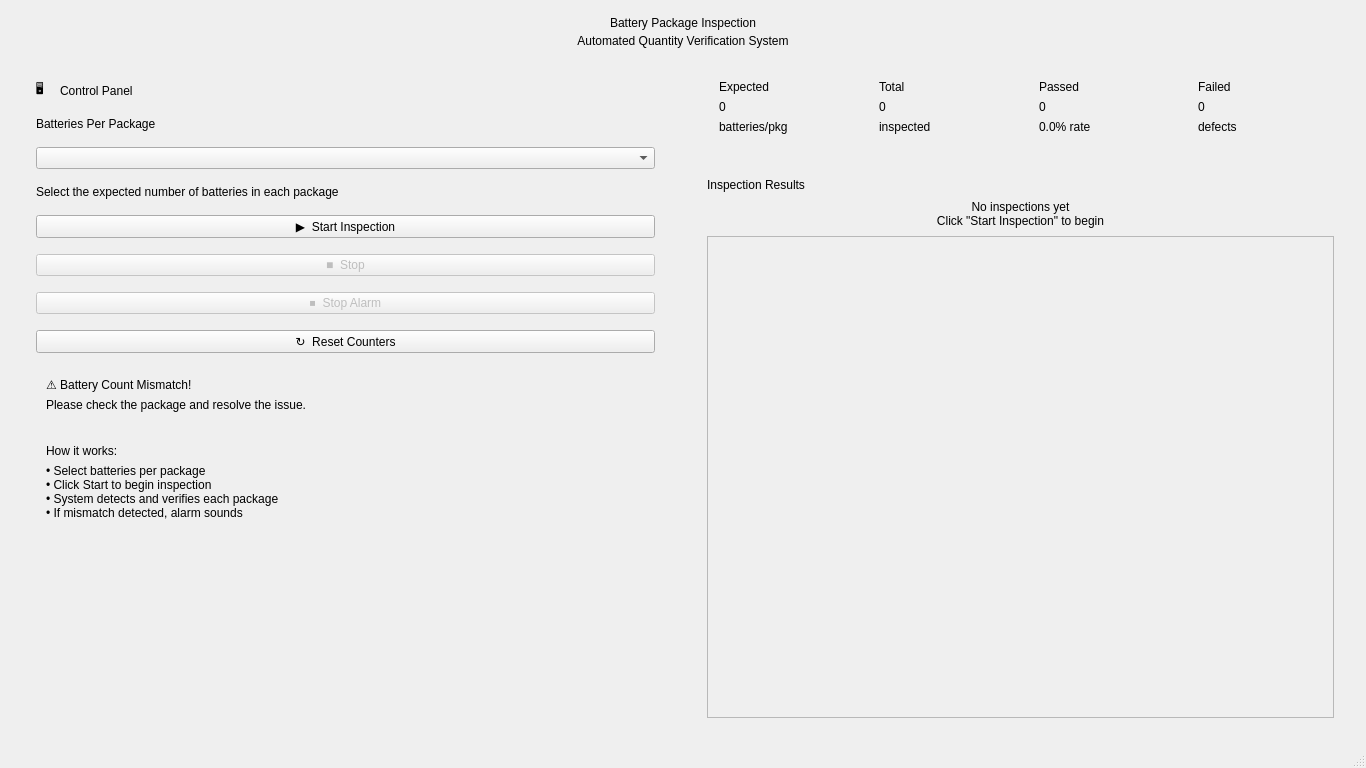
<?xml version="1.0" encoding="UTF-8"?>
<ui version="4.0">
 <class>MainWindow</class>
 <widget class="QMainWindow" name="MainWindow">
  <property name="geometry">
   <rect>
    <x>0</x>
    <y>0</y>
    <width>1366</width>
    <height>768</height>
   </rect>
  </property>
  <property name="windowTitle">
   <string>Battery Package Inspection</string>
  </property>
  <widget class="QWidget" name="centralwidget">
   <!-- Overall vertical layout: header at the top, main content on the left and right below. -->
   <layout class="QVBoxLayout" name="mainVertical">
    <property name="leftMargin">
     <number>16</number>
    </property>
    <property name="topMargin">
     <number>16</number>
    </property>
    <property name="rightMargin">
     <number>16</number>
    </property>
    <property name="bottomMargin">
     <number>16</number>
    </property>
    <property name="spacing">
     <number>12</number>
    </property>
    <!-- Top Header -->
    <item>
     <widget class="QFrame" name="header_frame">
      <property name="frameShape">
       <enum>QFrame::NoFrame</enum>
      </property>
      <layout class="QVBoxLayout" name="verticalLayout_header">
       <property name="leftMargin">
        <number>0</number>
       </property>
       <property name="topMargin">
        <number>0</number>
       </property>
       <property name="rightMargin">
        <number>0</number>
       </property>
       <property name="bottomMargin">
        <number>0</number>
       </property>
       <property name="spacing">
        <number>4</number>
       </property>
       <item>
        <widget class="QLabel" name="title_main">
         <property name="text">
          <string>Battery Package Inspection</string>
         </property>
         <property name="alignment">
          <set>Qt::AlignHCenter|Qt::AlignVCenter</set>
         </property>
        </widget>
       </item>
       <item>
        <widget class="QLabel" name="title_sub">
         <property name="text">
          <string>Automated Quantity Verification System</string>
         </property>
         <property name="alignment">
          <set>Qt::AlignHCenter|Qt::AlignVCenter</set>
         </property>
        </widget>
       </item>
      </layout>
     </widget>
    </item>
    <!-- Main Content: Left Control Panel + Right Statistics + Results -->
    <item>
     <layout class="QHBoxLayout" name="horizontalLayout_main">
      <property name="spacing">
       <number>16</number>
      </property>
      <!-- LEFT PANEL : CONTROL -->
      <item>
       <widget class="QFrame" name="controlCard">
        <property name="frameShape">
         <enum>QFrame::NoFrame</enum>
        </property>
        <layout class="QVBoxLayout" name="verticalLayout_control">
         <property name="leftMargin">
          <number>20</number>
         </property>
         <property name="topMargin">
          <number>20</number>
         </property>
         <property name="rightMargin">
          <number>20</number>
         </property>
         <property name="bottomMargin">
          <number>20</number>
         </property>
         <property name="spacing">
          <number>16</number>
         </property>
         <!-- Control Panel Header -->
         <item>
          <layout class="QHBoxLayout" name="horizontalLayout_cpHeader">
           <item>
            <widget class="QLabel" name="label_cp_icon">
             <property name="text">
              <string>🖥️</string>
             </property>
            </widget>
           </item>
           <item>
            <widget class="QLabel" name="label_cp_title">
             <property name="text">
              <string>Control Panel</string>
             </property>
            </widget>
           </item>
           <item>
            <spacer name="horizontalSpacer_cp">
             <property name="orientation">
              <enum>Qt::Horizontal</enum>
             </property>
             <property name="sizeHint" stdset="0">
              <size>
               <width>40</width>
               <height>20</height>
              </size>
             </property>
            </spacer>
           </item>
          </layout>
         </item>
         <!-- Batteries per package -->
         <item>
          <widget class="QLabel" name="label_bpp">
           <property name="text">
            <string>Batteries Per Package</string>
           </property>
          </widget>
         </item>
         <item>
          <widget class="QComboBox" name="combo_expected"/>
         </item>
         <item>
          <widget class="QLabel" name="hintExpected">
           <property name="text">
            <string>Select the expected number of batteries in each package</string>
           </property>
          </widget>
         </item>
         <!-- Buttons -->
         <item>
          <widget class="QPushButton" name="btn_start">
           <property name="minimumHeight">
            <number>48</number>
           </property>
           <property name="text">
            <string>▶  Start Inspection</string>
           </property>
          </widget>
         </item>
         <item>
          <widget class="QPushButton" name="btn_stop">
           <property name="enabled">
            <bool>false</bool>
           </property>
           <property name="minimumHeight">
            <number>40</number>
           </property>
           <property name="text">
            <string>■  Stop</string>
           </property>
          </widget>
         </item>
         <item>
          <widget class="QPushButton" name="btn_stop_alarm">
           <property name="enabled">
            <bool>false</bool>
           </property>
           <property name="minimumHeight">
            <number>40</number>
           </property>
           <property name="text">
            <string>⏹  Stop Alarm</string>
           </property>
          </widget>
         </item>
         <item>
          <widget class="QPushButton" name="btn_reset">
           <property name="minimumHeight">
            <number>36</number>
           </property>
           <property name="text">
            <string>↻  Reset Counters</string>
           </property>
          </widget>
         </item>
         <!-- Warning box -->
         <item>
          <widget class="QFrame" name="warning_frame">
           <property name="visible">
            <bool>false</bool>
           </property>
           <property name="frameShape">
            <enum>QFrame::NoFrame</enum>
           </property>
           <layout class="QVBoxLayout" name="verticalLayout_warning">
            <property name="leftMargin">
             <number>10</number>
            </property>
            <property name="topMargin">
             <number>8</number>
            </property>
            <property name="rightMargin">
             <number>10</number>
            </property>
            <property name="bottomMargin">
             <number>8</number>
            </property>
            <item>
             <widget class="QLabel" name="warning_title">
              <property name="text">
               <string>⚠ Battery Count Mismatch!</string>
              </property>
             </widget>
            </item>
            <item>
             <widget class="QLabel" name="warning_msg">
              <property name="text">
               <string>Please check the package and resolve the issue.</string>
              </property>
             </widget>
            </item>
           </layout>
          </widget>
         </item>
         <!-- How it works -->
         <item>
          <widget class="QFrame" name="how_frame">
           <property name="frameShape">
            <enum>QFrame::NoFrame</enum>
           </property>
           <layout class="QVBoxLayout" name="verticalLayout_how">
            <property name="leftMargin">
             <number>10</number>
            </property>
            <property name="topMargin">
             <number>8</number>
            </property>
            <property name="rightMargin">
             <number>10</number>
            </property>
            <property name="bottomMargin">
             <number>8</number>
            </property>
            <item>
             <widget class="QLabel" name="how_title">
              <property name="text">
               <string>How it works:</string>
              </property>
             </widget>
            </item>
            <item>
             <widget class="QLabel" name="how_steps">
              <property name="text">
               <string>• Select batteries per package
• Click Start to begin inspection
• System detects and verifies each package
• If mismatch detected, alarm sounds</string>
              </property>
              <property name="alignment">
               <set>Qt::AlignLeft|Qt::AlignTop</set>
              </property>
             </widget>
            </item>
           </layout>
          </widget>
         </item>
         <item>
          <spacer name="verticalSpacer_control">
           <property name="orientation">
            <enum>Qt::Vertical</enum>
           </property>
           <property name="sizeHint" stdset="0">
            <size>
             <width>20</width>
             <height>40</height>
            </size>
           </property>
          </spacer>
         </item>
        </layout>
       </widget>
      </item>
      <!-- RIGHT SIDE : stats + results -->
      <item>
       <layout class="QVBoxLayout" name="verticalLayout_right">
        <property name="spacing">
         <number>12</number>
        </property>
        <!-- Stats card -->
        <item>
         <widget class="QFrame" name="stats_card">
          <property name="frameShape">
           <enum>QFrame::NoFrame</enum>
          </property>
          <layout class="QHBoxLayout" name="horizontalLayout_stats">
           <property name="leftMargin">
            <number>16</number>
           </property>
           <property name="topMargin">
            <number>12</number>
           </property>
           <property name="rightMargin">
            <number>16</number>
           </property>
           <property name="bottomMargin">
            <number>12</number>
           </property>
           <property name="spacing">
            <number>12</number>
           </property>
           <!-- Expected -->
           <item>
            <widget class="QFrame" name="stat_expected_frame">
             <layout class="QVBoxLayout" name="verticalLayout_expected">
              <property name="leftMargin">
               <number>12</number>
              </property>
              <property name="topMargin">
               <number>8</number>
              </property>
              <property name="rightMargin">
               <number>12</number>
              </property>
              <property name="bottomMargin">
               <number>8</number>
              </property>
              <item>
               <widget class="QLabel" name="label_stat_expected">
                <property name="text">
                 <string>Expected</string>
                </property>
               </widget>
              </item>
              <item>
               <widget class="QLabel" name="stat_expected_val">
                <property name="text">
                 <string>0</string>
                </property>
               </widget>
              </item>
              <item>
               <widget class="QLabel" name="label_stat_expected_unit">
                <property name="text">
                 <string>batteries/pkg</string>
                </property>
               </widget>
              </item>
             </layout>
            </widget>
           </item>
           <!-- Total -->
           <item>
            <widget class="QFrame" name="stat_total_frame">
             <layout class="QVBoxLayout" name="verticalLayout_total">
              <property name="leftMargin">
               <number>12</number>
              </property>
              <property name="topMargin">
               <number>8</number>
              </property>
              <property name="rightMargin">
               <number>12</number>
              </property>
              <property name="bottomMargin">
               <number>8</number>
              </property>
              <item>
               <widget class="QLabel" name="label_stat_total">
                <property name="text">
                 <string>Total</string>
                </property>
               </widget>
              </item>
              <item>
               <widget class="QLabel" name="stat_total_val">
                <property name="text">
                 <string>0</string>
                </property>
               </widget>
              </item>
              <item>
               <widget class="QLabel" name="label_stat_total_unit">
                <property name="text">
                 <string>inspected</string>
                </property>
               </widget>
              </item>
             </layout>
            </widget>
           </item>
           <!-- Passed -->
           <item>
            <widget class="QFrame" name="stat_passed_frame">
             <layout class="QVBoxLayout" name="verticalLayout_passed">
              <property name="leftMargin">
               <number>12</number>
              </property>
              <property name="topMargin">
               <number>8</number>
              </property>
              <property name="rightMargin">
               <number>12</number>
              </property>
              <property name="bottomMargin">
               <number>8</number>
              </property>
              <item>
               <widget class="QLabel" name="label_stat_passed">
                <property name="text">
                 <string>Passed</string>
                </property>
               </widget>
              </item>
              <item>
               <widget class="QLabel" name="stat_passed_val">
                <property name="text">
                 <string>0</string>
                </property>
               </widget>
              </item>
              <item>
               <widget class="QLabel" name="label_stat_passed_unit">
                <property name="text">
                 <string>0.0% rate</string>
                </property>
               </widget>
              </item>
             </layout>
            </widget>
           </item>
           <!-- Failed -->
           <item>
            <widget class="QFrame" name="stat_failed_frame">
             <layout class="QVBoxLayout" name="verticalLayout_failed">
              <property name="leftMargin">
               <number>12</number>
              </property>
              <property name="topMargin">
               <number>8</number>
              </property>
              <property name="rightMargin">
               <number>12</number>
              </property>
              <property name="bottomMargin">
               <number>8</number>
              </property>
              <item>
               <widget class="QLabel" name="label_stat_failed">
                <property name="text">
                 <string>Failed</string>
                </property>
               </widget>
              </item>
              <item>
               <widget class="QLabel" name="stat_failed_val">
                <property name="text">
                 <string>0</string>
                </property>
               </widget>
              </item>
              <item>
               <widget class="QLabel" name="label_stat_failed_unit">
                <property name="text">
                 <string>defects</string>
                </property>
               </widget>
              </item>
             </layout>
            </widget>
           </item>
          </layout>
         </widget>
        </item>
        <!-- Results card -->
        <item>
         <widget class="QFrame" name="results_card">
          <property name="frameShape">
           <enum>QFrame::NoFrame</enum>
          </property>
          <layout class="QVBoxLayout" name="verticalLayout_results">
           <property name="leftMargin">
            <number>16</number>
           </property>
           <property name="topMargin">
            <number>12</number>
           </property>
           <property name="rightMargin">
            <number>16</number>
           </property>
           <property name="bottomMargin">
            <number>12</number>
           </property>
           <property name="spacing">
            <number>8</number>
           </property>
           <item>
            <widget class="QLabel" name="label_results_title">
             <property name="text">
              <string>Inspection Results</string>
             </property>
            </widget>
           </item>
           <item>
            <widget class="QLabel" name="empty_label">
             <property name="text">
              <string>No inspections yet
Click &quot;Start Inspection&quot; to begin</string>
             </property>
             <property name="alignment">
              <set>Qt::AlignCenter</set>
             </property>
            </widget>
           </item>
           <item>
            <widget class="QScrollArea" name="scroll">
             <property name="widgetResizable">
              <bool>true</bool>
             </property>
             <widget class="QWidget" name="resultsContainer">
              <layout class="QGridLayout" name="cardsLayout">
               <property name="leftMargin">
                <number>4</number>
               </property>
               <property name="topMargin">
                <number>4</number>
               </property>
               <property name="rightMargin">
                <number>4</number>
               </property>
               <property name="bottomMargin">
                <number>4</number>
               </property>
               <property name="horizontalSpacing">
                <number>12</number>
               </property>
               <property name="verticalSpacing">
                <number>12</number>
               </property>
              </layout>
             </widget>
            </widget>
           </item>
          </layout>
         </widget>
        </item>
       </layout>
      </item>
     </layout>
    </item>
   </layout>
  </widget>
  <widget class="QStatusBar" name="statusbar"/>
 </widget>
 <resources/>
 <connections/>
</ui>
